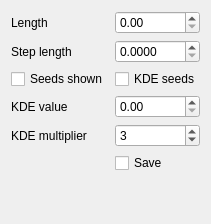
               <widget class="QWidget" name="stackedWidgetVelocityStreamline">
                <layout class="QGridLayout" name="gridLayout_5">
                 <item row="1" column="0">
                  <widget class="QLabel" name="label_15">
                   <property name="text">
                    <string>Length</string>
                   </property>
                  </widget>
                 </item>
                 <item row="1" column="1">
                  <widget class="QDoubleSpinBox" name="doubleSpinBoxStreamlineLength"/>
                 </item>
                 <item row="2" column="0">
                  <widget class="QLabel" name="label_16">
                   <property name="text">
                    <string>Step length</string>
                   </property>
                  </widget>
                 </item>
                 <item row="2" column="1">
                  <widget class="QDoubleSpinBox" name="doubleSpinBoxStreamlineStepLength">
                   <property name="decimals">
                    <number>4</number>
                   </property>
                  </widget>
                 </item>
                 <item row="3" column="0">
                  <widget class="QCheckBox" name="checkBoxSeedsShown">
                   <property name="text">
                    <string>Seeds shown</string>
                   </property>
                  </widget>
                 </item>
                 <item row="3" column="1">
                  <widget class="QCheckBox" name="checkBoxKDESeeds">
                   <property name="text">
                    <string>KDE seeds</string>
                   </property>
                  </widget>
                 </item>
                 <item row="7" column="1">
                  <spacer name="verticalSpacer_7">
                   <property name="orientation">
                    <enum>Qt::Vertical</enum>
                   </property>
                   <property name="sizeHint" stdset="0">
                    <size>
                     <width>20</width>
                     <height>40</height>
                    </size>
                   </property>
                  </spacer>
                 </item>
                 <item row="4" column="0">
                  <widget class="QLabel" name="label_24">
                   <property name="text">
                    <string>KDE value</string>
                   </property>
                  </widget>
                 </item>
                 <item row="5" column="1">
                  <widget class="QSpinBox" name="spinBoxKDEMultiplier">
                   <property name="minimum">
                    <number>1</number>
                   </property>
                   <property name="maximum">
                    <number>5</number>
                   </property>
                   <property name="value">
                    <number>3</number>
                   </property>
                  </widget>
                 </item>
                 <item row="5" column="0">
                  <widget class="QLabel" name="label_28">
                   <property name="text">
                    <string>KDE multiplier</string>
                   </property>
                  </widget>
                 </item>
                 <item row="4" column="1">
                  <widget class="QDoubleSpinBox" name="doubleSpinBoxKDEValue"/>
                 </item>
                 <item row="6" column="1">
                  <widget class="QCheckBox" name="checkBoxVelocityFieldSaved">
                   <property name="text">
                    <string>Save</string>
                   </property>
                  </widget>
                 </item>
                </layout>
               </widget>
